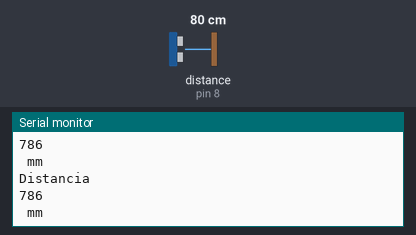
The sketch below on a simulated Arduino Uno, built with avr-gcc and run on an emulated ATmega328P. Shown: the last lines printed to the serial monitor. Wiring (inferred from the names in the program): ultrasonic range finder: trigger pin 9; echo pin 8. The test bench sets the inputs (shaded band); at power-on: distance to the obstacle (sensor on pin 8) 80 cm. The echo pulse lasts 58.3 µs per cm.

Above: at 1.8 s.
1.9 s: distance to the obstacle (sensor on pin 8) set to 2 cm
At 2.8 s:
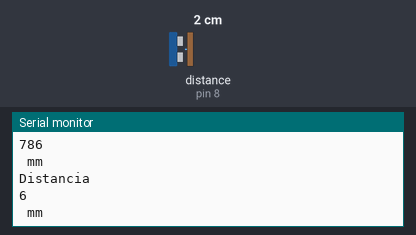
3.4 s: distance to the obstacle (sensor on pin 8) set to 4 cm
At 4.8 s:
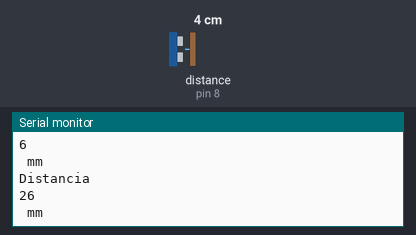
Timing chart, 0 to 6.4 s (numbered marks = the images above; inputs shaded):
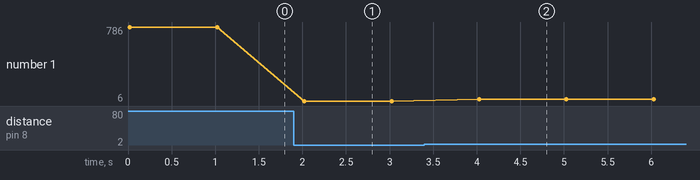

Measured:
- after the input at 1.9 s, the serial monitor: prints a new line after 0.12 s (image 1)
- after the input at 3.4 s, the serial monitor: prints a new line after 0.63 s (image 2)
- plotted number 1: 786 → 6 after the input at 1.9 s, 6 → 27 after the input at 3.4 s

The sketch:

ultrasonico.ino
```cpp
const int echo = 8;
const int trigger = 9;
int distancia;

void setup(){
  Serial.begin(9600);
  pinMode(trigger, OUTPUT); /*activación del pin 9 como salida: para el pulso ultrasónico*/
  pinMode(echo, INPUT); /*activación del pin 8 como entrada: tiempo del rebote del ultrasonido*/
}

void loop(){

  distancia=ping(trigger, echo); //en mmm
  /*Monitorización en centímetros por el monitor serial*/
  Serial.println("Distancia ");
  Serial.println(distancia);
  Serial.println(" mm");
  delay(1000);
}

int ping(int TriggerPin, int EchoPin) {
   long tiempo;
   float distanceCm;

  digitalWrite(trigger,LOW); /* Por cuestión de estabilización del sensor*/
  delayMicroseconds(5);
  digitalWrite(trigger, HIGH); /* envío del pulso ultrasónico*/
  delayMicroseconds(10);
  digitalWrite(trigger,LOW); /* Por cuestión de estabilización del sensor*/

  tiempo=pulseIn(echo, HIGH)/2; /*tiempo q se demora en ir */
  distanceCm = float(tiempo * 0.0343)-1;
  distanceCm=int (distanceCm*10);
  return distanceCm;
}
```
